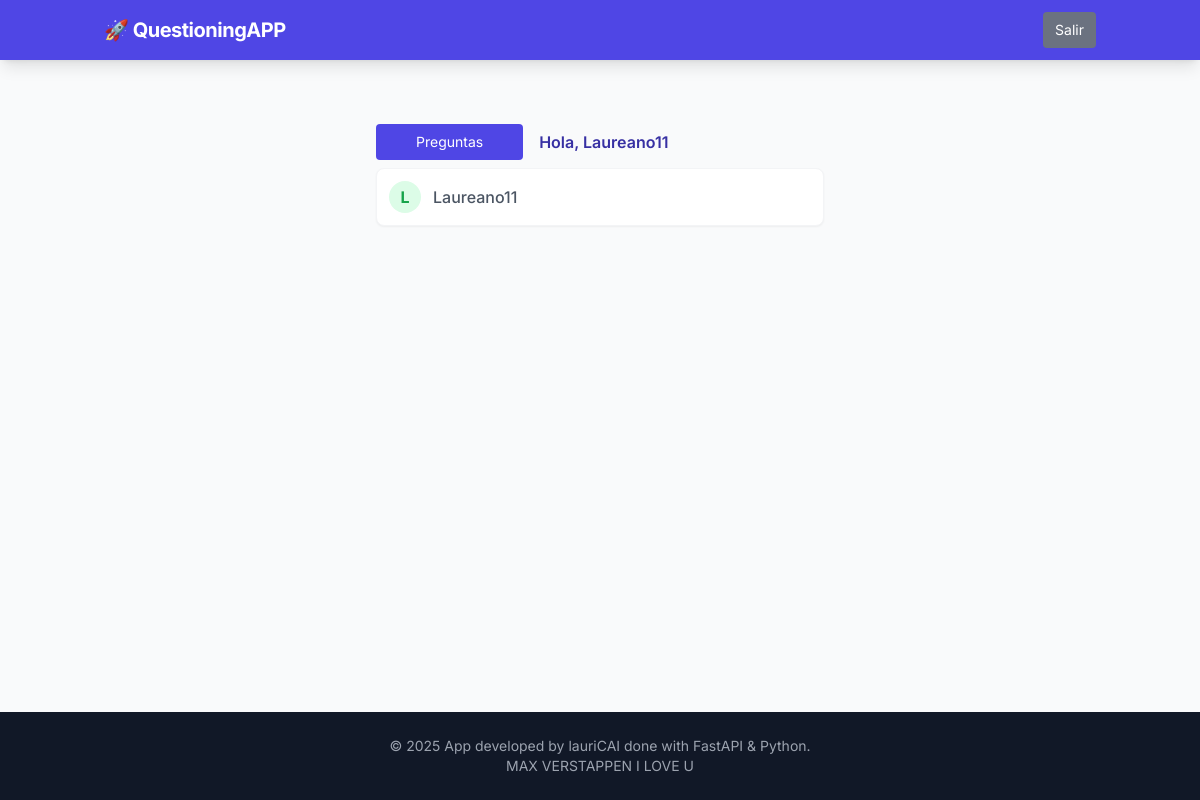
Screenshot of / (signed in) with the database file from the repository.
### app/models.py (models this page shows)
class User(SQLModel, table=True):
    id: Optional[int] = Field(default=None, primary_key=True)
    username: str = Field(index=True)
    email: str
    password: str  # Por ahora en texto plano (luego aprenderemos a encriptar)

### app/main.py (the view)
@app.get("/", response_class=HTMLResponse)
async def read_root(request: Request, session: Session = Depends(get_session)):
    statement = select(User)
    users = session.exec(statement).all()
    return templates.TemplateResponse("index.html", {
        "request": request,
        "usuarios": users  # Pasamos la lista REAL de objetos a la plantilla
    })

### app/templates/index.html (shortened to what this page needs)
{% extends "base.html" %}
{% block content %}
<div class="max-w-md mx-auto text-center mt-10">
 <div class="flex space-x-4 items-center">
    <a href="/question" class="text-sm bg-indigo-600 hover:bg-indigo-800 text-white px-10 py-2 rounded transition ">
        Preguntas
    </a>
    {% if request.session.get("username") %}
        <span class="text-indigo-800 text-italic font-semibold">
            Hola, {{ request.session.username }}
        </span>
    {% endif %}
</div>
  <ul class="space-y-2">
    {% for usuario in usuarios %}
    <li class="my-2 flex items-center bg-white p-3 rounded-lg shadow-sm border border-gray-100">
        <div class=" m+1 h-8 w-8 rounded-full bg-green-100 text-green-600 flex items-center justify-center font-bold mr-3">
            {{ usuario.username[0] | upper }} </div>
        <div class="flex flex-col ">
            <span class="font-medium text-gray-600">{{ usuario.username }}</span>
        </div>
    </li>
    {% else %}
    <li class="p-3 text-gray-500 italic">No hay amigos registrados aún.</li>
    {% endfor %}
</ul>
</div>
{% endblock %}

### app/templates/base.html (style rules this page uses)
body { font-family: 'Inter', sans-serif; }

### rows the page displays
User: session.username "Laureano11", username "L", username "Laureano11"
